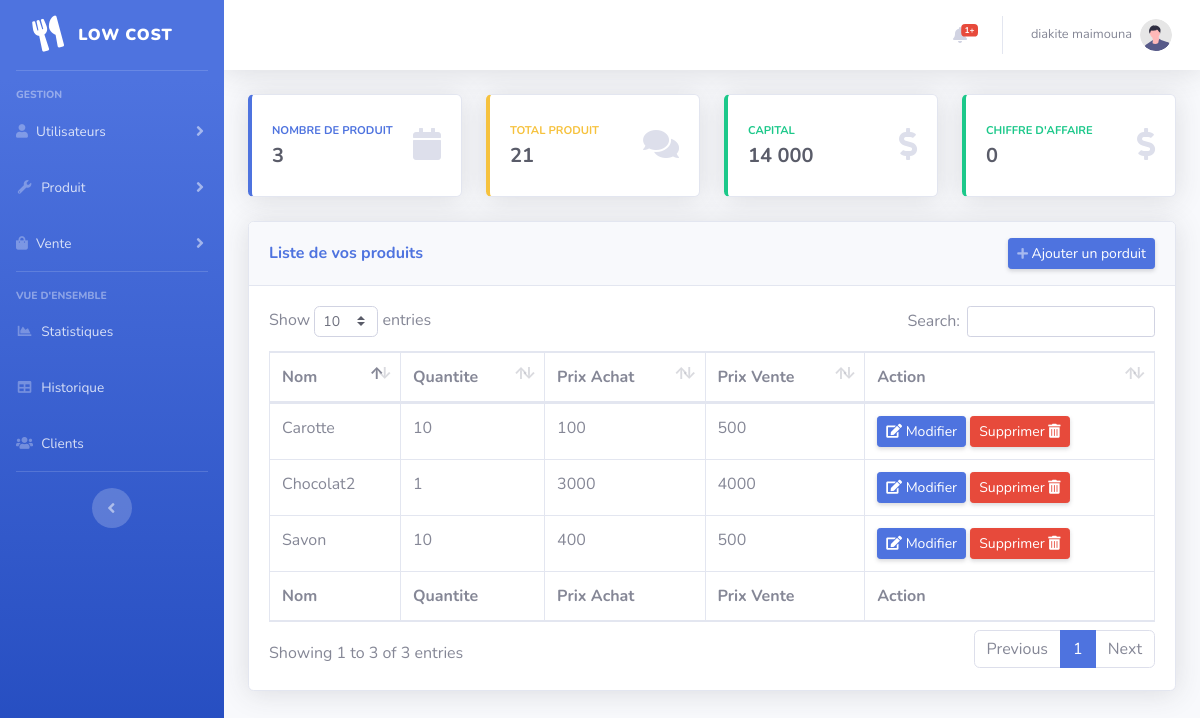
The app's page /pages/listeProduit.php (signed in) with its own data.
### tables this page shows
CREATE TABLE `user` (
  `idUser` int NOT NULL,
  `nomUser` varchar(45) NOT NULL,
  `prenomUser` varchar(45) NOT NULL,
  `login` varchar(60) NOT NULL,
  `mdp` varchar(60) NOT NULL,
  `role` varchar(30) NOT NULL
);

CREATE TABLE `produit` (
  `idProduit` int NOT NULL,
  `nomProduit` text NOT NULL,
  `prixAchat` int NOT NULL,
  `prixVente` int NOT NULL,
  `quantiteProduit` int NOT NULL DEFAULT '0',
  `descriptionProduit` text
);

### script/isLoged.php (called while the page is built, shortened)
<?php
$queryCurrentUser = $bdd->prepare("SELECT * FROM user WHERE idUser=?");
$queryCurrentUser->execute([$_COOKIE['idUser']]);
if (!($currentUser = $queryCurrentUser->fetch())) {
    header('Location:../index.php');
}
?>

### pages/listeProduit.php (the view, shortened to what this page needs)
<?php
include("../script/connexion_bd.php");
?>
<!DOCTYPE html>
<html lang="fr">
<head>
</head>
<body id="page-top">
    <div id="wrapper">
        <?php
        include("../include/navBarLeft.php");
        ?>
        <div id="content-wrapper" class="d-flex flex-column">
            <div id="content">
                <?php
                include("../include/navBarTop.php");
                ?>
                <div class="container-fluid">
                    <div class="row">
                        <div class="col-xl-3 col-md-6 mb-4">
                            <div class="card border-left-primary shadow h-100 py-2">
                                <div class="card-body">
                                    <div class="row no-gutters align-items-center">
                                        <div class="col mr-2">
                                            <div class="text-xs font-weight-bold text-primary text-uppercase mb-1">
                                                Nombre de Produit
                                            </div>
                                            <div class="h5 mb-0 font-weight-bold text-gray-800">
                                                <?php
                                                $query = $bdd->query("SELECT COUNT(*) AS nbr FROM produit");
                                                echo (number_format(
                                                    $query->fetch()['nbr'],
                                                    0,
                                                    ",",
                                                    " "
                                                ));
                                                ?>
                                            </div>
                                        </div>
                                        <div class="col-auto">
                                            <i class="fas fa-calendar fa-2x text-gray-300"></i>
                                        </div>
                                    </div>
                                </div>
                            </div>
                        </div>
                        <div class="col-xl-3 col-md-6 mb-4">
                            <div class="card border-left-warning shadow h-100 py-2">
                                <div class="card-body">
                                    <div class="row no-gutters align-items-center">
                                        <div class="col mr-2">
                                            <div class="text-xs font-weight-bold text-warning text-uppercase mb-1">
                                                Total produit
                                            </div>
                                            <div class="h5 mb-0 font-weight-bold text-gray-800">
                                                <?php
                                                $query = $bdd->query("SELECT SUM(quantiteProduit) AS nbr FROM produit");
                                                $res = $query->fetch();
                                                echo (is_null($res['nbr']) ? 0 : $res['nbr']);
                                                ?>
                                            </div>
                                        </div>
                                        <div class="col-auto">
                                            <i class="fas fa-comments fa-2x text-gray-300"></i>
                                        </div>
                                    </div>
                                </div>
                            </div>
                        </div>
                        <div class="col-xl-3 col-md-6 mb-4">
                            <div class="card border-left-success shadow h-100 py-2">
                                <div class="card-body">
                                    <div class="row no-gutters align-items-center">
                                        <div class="col mr-2">
                                            <div class="text-xs font-weight-bold text-success text-uppercase mb-1">
                                                Capital
                                            </div>
                                            <div class="h5 mb-0 font-weight-bold text-gray-800">
                                                <?php
                                                $query = $bdd->query("SELECT * FROM produit");
                                                $capital = 0;
                                                while ($res = $query->fetch()) {
                                                    $capital += $res['prixVente'] * $res['quantiteProduit'];
                                                }
                                                echo (number_format(
                                                    $capital,
                                                    0,
                                                    ",",
                                                    " "
                                                ));
                                                ?>
                                            </div>
                                        </div>
                                        <div class="col-auto">
                                            <i class="fas fa-dollar-sign fa-2x text-gray-300"></i>
                                        </div>
                                    </div>
                                </div>
                            </div>
                        </div>
                        <div class="col-xl-3 col-md-6 mb-4">
                            <div class="card border-left-success shadow h-100 py-2">
                                <div class="card-body">
                                    <div class="row no-gutters align-items-center">
                                        <div class="col mr-2">
                                            <div class="text-xs font-weight-bold text-success text-uppercase mb-1">
                                                Chiffre d'affaire
                                            </div>
                                            <div class="h5 mb-0 font-weight-bold text-gray-800">
                                                <?php
                                                $query = $bdd->query("SELECT SUM(montantVente) AS nbr FROM vente");
                                                $res = $query->fetch();
                                                echo (number_format(
                                                    is_null($res['nbr']) ? 0 : $res['nbr'],
                                                    0,
                                                    ",",
                                                    " "
                                                ));
                                                ?>
                                            </div>
                                        </div>
                                        <div class="col-auto">
                                            <i class="fas fa-dollar-sign fa-2x text-gray-300"></i>
                                        </div>
                                    </div>
                                </div>
                            </div>
                        </div>
                    </div>
                    <div class="card shadow mb-4">
                        <div class="card-header py-3 d-flex justify-content-between align-items-center">
                            <h6 class="m-0 font-weight-bold text-primary">
                                Liste de vos produits
                            </h6>
                            <a href="ajouterProduit.html"
                                class="d-none d-sm-inline-block btn btn-sm btn-primary shadow-sm">
                                <i class="fas fa-plus fa-sm text-white-50"></i>
                                Ajouter un porduit
                            </a>
                        </div>
                        <div class="card-body">
                            <div class="table-responsive">
                                <table class="table table-bordered" id="dataTable" width="100%" cellspacing="0">
                                    <thead>
                                        <tr>
                                            <th>Nom</th>
                                            <th>Quantite</th>
                                            <th>Prix Achat</th>
                                            <th>Prix Vente</th>
                                            <th>Action</th>
                                        </tr>
                                    </thead>
                                    <tfoot>
                                        <tr>
                                            <th>Nom</th>
                                            <th>Quantite</th>
                                            <th>Prix Achat</th>
                                            <th>Prix Vente</th>
                                            <th>Action</th>
                                        </tr>
                                    </tfoot>
                                    <tbody>
                                        <?php
                                        $query = $bdd->query("SELECT * FROM produit");
                                        while ($res = $query->fetch()) {
                                            ?>
                                            <tr title="<?= $res['descriptionProduit'] ?>">
                                                <td>
                                                    <?= $res['nomProduit'] ?>
                                                </td>
                                                <td>
                                                    <?= $res['quantiteProduit'] ?>
                                                </td>
                                                <td>
                                                    <?= $res['prixAchat'] ?>
                                                </td>
                                                <td>
                                                    <?= $res['prixVente'] ?>
                                                </td>
                                                <td>
                                                    <a href="modifierProduit.php?idProduit=<?= $res['idProduit'] ?>"
                                                        class="d-none d-sm-inline-block btn btn-sm btn-primary shadow-sm">
                                                        <i class="fa fa-edit"></i>
                                                        Modifier
                                                    </a>
                                                    <a href="../script/supprimerProduit.php?idProduit=<?= $res['idProduit'] ?>"
                                                        class="d-none d-sm-inline-block btn btn-sm btn-danger shadow-sm">
                                                        Supprimer
                                                        <i class="fa fa-trash-alt"></i>
                                                    </a>
                                                </td>
                                            </tr>
                                            <?php
                                        }
                                        ?>
                                    </tbody>
                                </table>
                            </div>
                        </div>
                    </div>
                </div>
            </div>
        </div>
    </div>
</body>
</html>

### include/navBarLeft.php (shortened to what this page needs)
<ul class="navbar-nav bg-gradient-primary sidebar sidebar-dark accordion" id="accordionSidebar">
    <a class="sidebar-brand d-flex align-items-center justify-content-center">
        <div class="sidebar-brand-icon rotate-n-15">
            <i class="fas fa-utensils"></i>
        </div>
        <div class="sidebar-brand-text mx-3">
            <b>Low Cost</b>
        </div>
    </a>
    <hr class="sidebar-divider">
    <div class="sidebar-heading">
        Gestion
    </div>
    <?php
    require_once("../script/isLoged.php");
    if ($currentUser['role'] == 'admin') {
        ?>
        <li class="nav-item">
            <a class="nav-link collapsed" href="#" data-toggle="collapse" data-target="#collapseTwo" aria-expanded="true"
                aria-controls="collapseTwo">
                <i class="fas fa-user fa-cog"></i>
                <span>Utilisateurs</span>
            </a>
        </li>
        <?php
    }
    ?>
    <li class="nav-item">
        <a class="nav-link collapsed" href="#" data-toggle="collapse" data-target="#collapseProduit"
            aria-expanded="true" aria-controls="collapseUtilities">
            <i class="fas fa-fw fa-wrench"></i>
            <span>Produit</span>
        </a>
    </li>
    <li class="nav-item">
        <a class="nav-link collapsed" href="#" data-toggle="collapse" data-target="#collapseVente" aria-expanded="true"
            aria-controls="collapseUtilities">
            <i class="fas fa-shopping-bag"></i>
            <span>Vente</span>
        </a>
    </li>
    <hr class="sidebar-divider">
    <div class="sidebar-heading">
        Vue d'ensemble
    </div>
    <?php
    if ($currentUser['role'] == 'admin') {
        ?>
        <li class="nav-item">
            <a class="nav-link" href="statistique.php">
                <i class="fas fa-fw fa-chart-area"></i>
                <span>Statistiques</span>
            </a>
        </li>
        <?php
    }
    ?>
    <li class="nav-item ">
        <a class="nav-link" href="listeHistorique.php">
            <i class="fas fa-fw fa-table"></i>
            <span>Historique</span></a>
    </li>
    <li class="nav-item">
        <a class="nav-link" href="listeClient.php">
            <i class="fas fa-fw fa-users"></i>
            <span>Clients</span></a>
    </li>
    <hr class="sidebar-divider d-none d-md-block">
    <div class="text-center d-none d-md-inline">
        <button class="rounded-circle border-0" id="sidebarToggle"></button>
    </div>
</ul>

### include/navBarTop.php (shortened to what this page needs)
<nav class="navbar navbar-expand navbar-light bg-white topbar mb-4 static-top shadow">
    <ul class="navbar-nav ml-auto">
        <li class="nav-item dropdown no-arrow mx-1">
            <a class="nav-link dropdown-toggle" href="#" id="alertsDropdown" role="button" data-toggle="dropdown"
                aria-haspopup="true" aria-expanded="false">
                <i class="fas fa-bell fa-fw"></i>
                <span class="badge badge-danger badge-counter">
                    <?php
                    $queryTop = $bdd->query("SELECT COUNT(*) as nbr FROM historique");
                    echo $queryTop->fetch()['nbr'] . "+";
                    ?>
                </span>
            </a>
        </li>
        <li class="nav-item dropdown no-arrow">
            <a class="nav-link dropdown-toggle" href="#" id="userDropdown" role="button" data-toggle="dropdown"
                aria-haspopup="true" aria-expanded="false">
                <span class="mr-2 d-none d-lg-inline text-gray-600 small">
                    <?php
                        require("../script/isLoged.php");
                        echo $currentUser['nomUser'] ." ". $currentUser['prenomUser'];
                    ?>
                </span>
                <img class="img-profile rounded-circle" src="../img/undraw_profile.svg">
            </a>
        </li>
    </ul>
</nav>

### records on screen
user: nomUser "diakite", prenomUser "maimouna"
produit: nomProduit "Chocolat2", quantiteProduit "1", prixAchat "3000", prixVente "4000"
produit: nomProduit "Carotte", quantiteProduit "10", prixAchat "100", prixVente "500"
produit: nomProduit "Savon", quantiteProduit "10", prixAchat "400", prixVente "500"

### other values on screen
$queryTop->fetch()['nbr'] "1"
$query->fetch()['nbr'] "3"
$res['nbr'] "21"
$capital "14 000"
is_null($res['nbr']) ? 0 : $res['nbr'] "0"
